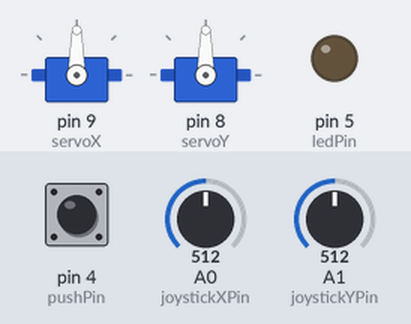
The sketch below on a simulated Arduino Uno, built with avr-gcc and run on an emulated ATmega328P. Shown: 2 × servo, output pins drawn as LEDs (lit = HIGH). The inputs (shaded band) are chosen by the test bench; at power-on: A0 (joystickXPin) = 512, A1 (joystickYPin) = 512, pin 4 (pushPin) LOW.

Above: at 1.2 s.
1.3 s: A0 (joystickXPin) set to 716
At 1.9 s:
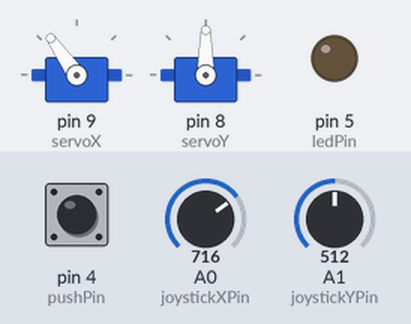
2.9 s: A1 (joystickYPin) set to 716
At 4.2 s:
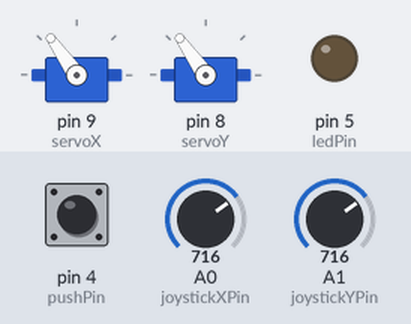
4.5 s: pin 4 (pushPin) pulled HIGH for 0.25 s
At 4.71 s:
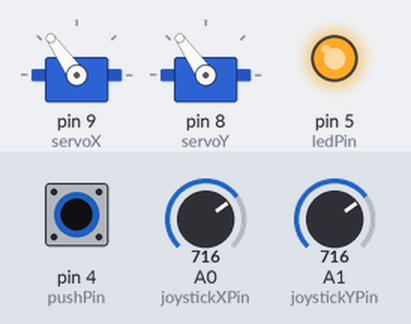
6.3 s: A0 (joystickXPin) set to 900
At 7.3 s:
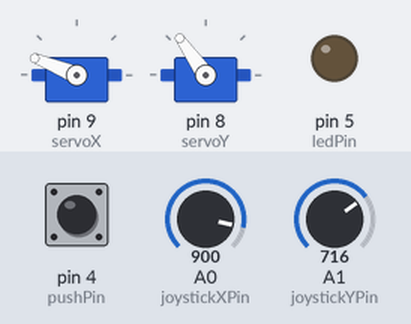
7.9 s: A1 (joystickYPin) set to 900
At 8.6 s:
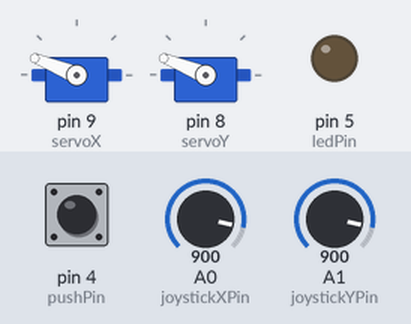
9.5 s: pin 4 (pushPin) pulled HIGH for 1 s
At 10.0 s:
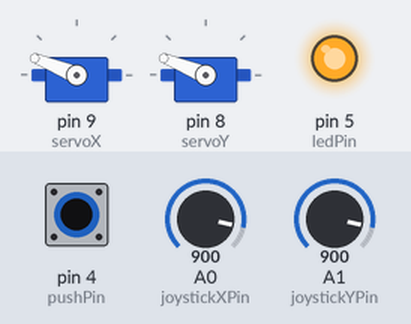
Timing chart, 0 to 12.5 s (numbered marks = the images above; inputs shaded):
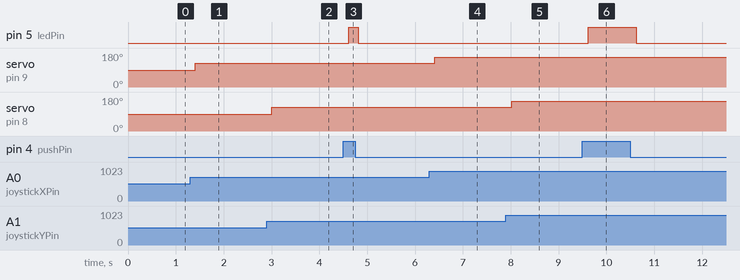

The sketch:

servo_robot.ino
```cpp
#include <Servo.h>

Servo servoX;
Servo servoY;

int joystickXPin = 0;
int joystickYPin = 1;
int pushPin = 4;
int ledPin = 5;

int valX;
int valY;

void setup() {
  servoX.attach(9);
  servoY.attach(8);

  pinMode(ledPin, OUTPUT);
  pinMode(pushPin, INPUT);
}

void loop() {
  // digitalWrite(ledPin, HIGH);
  valX = analogRead(joystickXPin);
  valX = map(valX, 0, 1023, 0, 180);

  valY = analogRead(joystickYPin);
  valY = map(valY, 0, 1023, 0, 180);

  servoX.write(valX);
  servoY.write(valY);

  if(digitalRead(pushPin) == HIGH) {
    digitalWrite(ledPin, HIGH);
  }
  else{
    digitalWrite(ledPin, LOW);
  }
  delay(200);
}
```

Measured:
- after the input at 1.3 s, servo on pin 9 (servoX): 90° → 125° after 0.10 s
- after the input at 2.9 s, servo on pin 8 (servoY): 90° → 125° after 0.11 s
- after the input at 4.5 s, pin 5 (ledPin): LOW → HIGH after 0.11 s, → LOW 0.20 s later
- after the input at 6.3 s, servo on pin 9 (servoX): 125° → 158° after 0.12 s
- after the input at 7.9 s, servo on pin 8 (servoY): 125° → 158° after 0.12 s
- after the input at 9.5 s, pin 5 (ledPin): LOW → HIGH after 0.12 s, → LOW 1.0 s later
